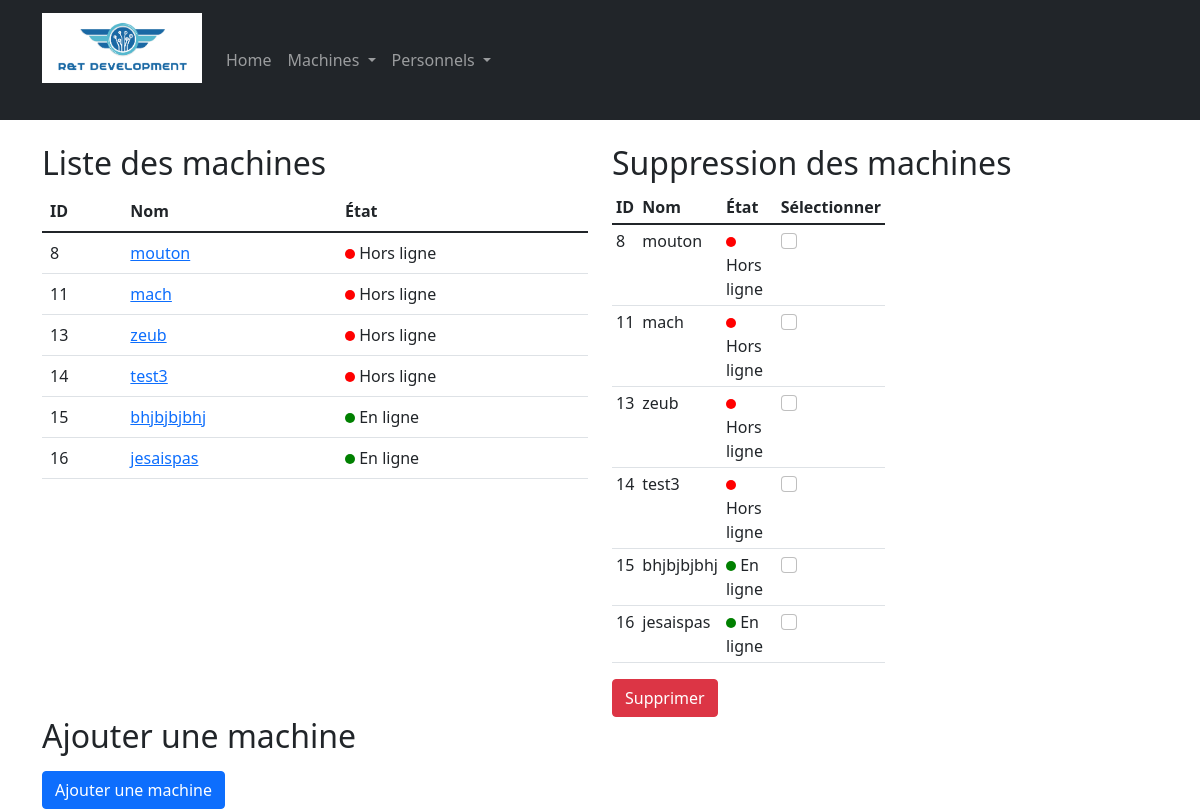
/computerApp/machines/, run on an earlier commit of the app's database.
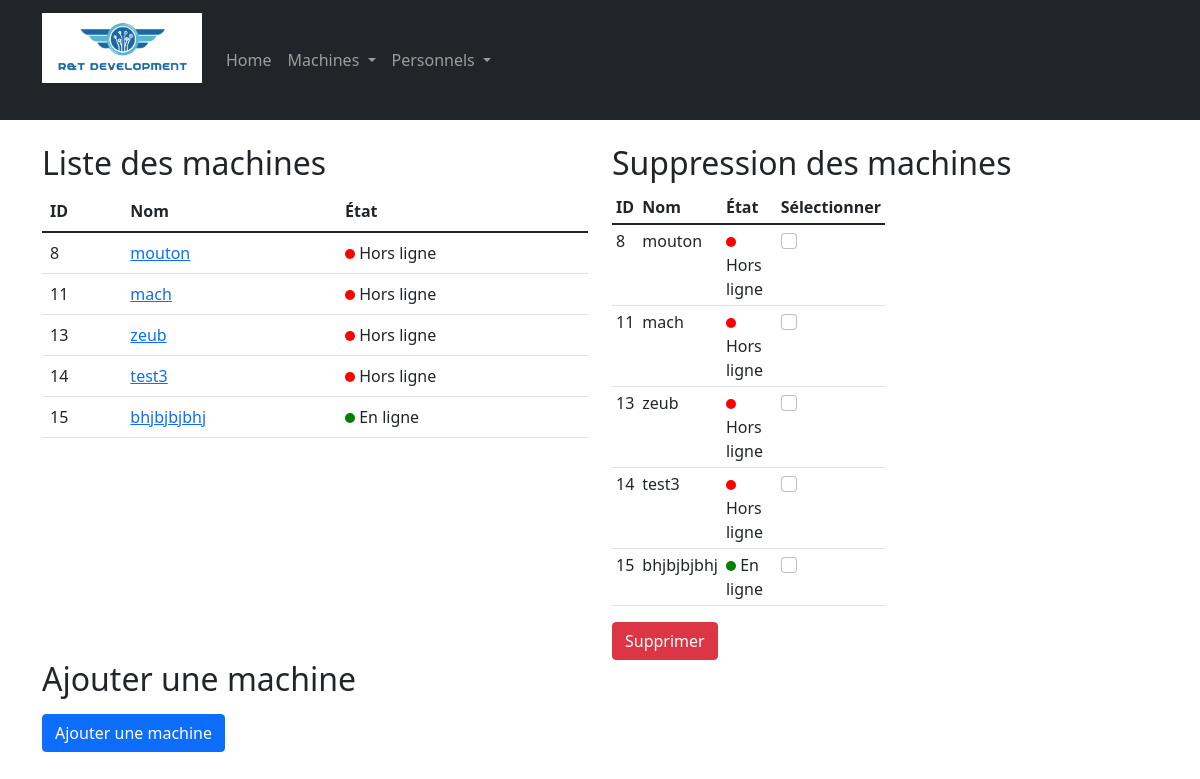
And on a later commit of the database.
### computerApp/models.py (models this page shows, shortened)
class Machine(models.Model):
    id = models.AutoField(primary_key=True, editable=False)
    nom = models.CharField(max_length=20)
    etat = models.BooleanField(default=False)
    maintenanceDate = models.DateField(default = timezone.now())
    mach = models.CharField(max_length=32, choices=choices.TYPE, default='PC')
    ip = models.GenericIPAddressField(default='0.0.0.0')
    appart = models.ForeignKey('Personnel', on_delete=models.SET_NULL, null=True, blank=False)

### computerApp/views.py (the view)
# urls.py: path('machines/', views.machine_list_view, name='machines'),
def machine_list_view(request):
    machines = Machine.objects.all()
    context = {'machines': machines}
    return render(request, 'computerApp/machines_list.html', context)

### computerApp/templates/computerApp/machines_list.html (shortened to what this page needs)
{% extends "index.html" %}
{% block content %}
    <div class="container mt-4">
        <div class="row">
          <div class="col-6">
            <h2>Liste des machines</h2>
            {% if machines %}
            <table class="table">
                <thead>
                    <tr>
                        <th>ID</th>
                        <th>Nom</th>
                        <th>État</th>
                    </tr>
                </thead>
                <tbody>
                    {% for machine in machines %}
                    <tr>
                        <td>{{ machine.id }}</td>
                        <td>
                            <a href="{% url 'machine-detail' machine.id %}">
                                {{ machine.nom }}
                            </a>
                        </td>
                        <td>
                            {% if machine.etat == True %}
                                <span class="online"></span> En ligne
                            {% else %}
                                <span class="offline"></span> Hors ligne
                            {% endif %}
                        </td>
                    </tr>
                    {% endfor %}
                </tbody>
            </table>
            {% else %}
            <p>Il n'y a pas de machines.</p>
            {% endif %}
          </div>
          <div class="col-6">
            <h2>Suppression des machines</h2>
            <form method="post" action="{% url 'delete-machines' %}">
                <table class="table table-sm custom-table">
                    <thead>
                        <tr>
                            <th>ID</th>
                            <th>Nom</th>
                            <th>État</th>
                            <th>Sélectionner</th>
                        </tr>
                    </thead>
                    <tbody>
                        {% for machine in machines %}
                        <tr>
                            <td>{{ machine.id }}</td>
                            <td>{{ machine.nom }}</td>
                            <td>
                                {% if machine.etat == True %}
                                    <span class="online"></span> En ligne
                                {% else %}
                                    <span class="offline"></span> Hors ligne
                                {% endif %}
                            </td>
                            <td>
                                <div class="form-check">
                                    <input class="form-check-input" type="checkbox" name="machines" value="{{ machine.id }}">
                                </div>
                            </td>
                        </tr>
                        {% endfor %}
                    </tbody>
                </table>
                <button class="btn btn-danger" type="submit">Supprimer</button>
            </form>
          </div>
        </div>
        <h2>Ajouter une machine</h2>
        <form method="post" action="{% url 'add-machines' %}">
            <button class="btn btn-primary" type="submit">Ajouter une machine</button>
        </form>
    </div>
{% endblock %}

What changed in the data, as far as the page shows it:
removed Machine: id "16", nom "jesaispas", etat True (drawn)
